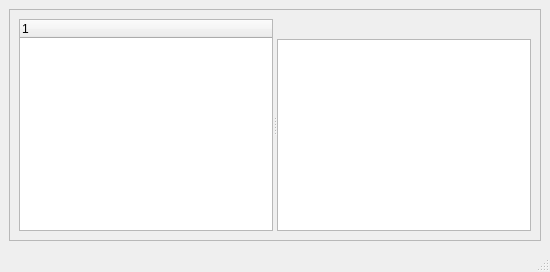
<?xml version="1.0" encoding="UTF-8"?>
<ui version="4.0">
 <class>ResultsWindow</class>
 <widget class="QMainWindow" name="ResultsWindow">
  <property name="geometry">
   <rect>
    <x>0</x>
    <y>0</y>
    <width>0</width>
    <height>0</height>
   </rect>
  </property>
  <property name="windowTitle">
   <string>Results / Analysis</string>
  </property>
  <widget class="QWidget" name="centralwidget">
   <layout class="QVBoxLayout" name="verticalLayout">
    <item>
     <widget class="QFrame" name="frame">
       <property name="frameShape">
        <enum>QFrame::StyledPanel</enum>
       </property>
       <property name="frameShadow">
        <enum>QFrame::Raised</enum>
       </property>
       <layout class="QHBoxLayout" name="horizontalLayout">
        <item>
         <widget class="QSplitter" name="results_nav_splitter">
          <property name="orientation">
           <enum>Qt::Horizontal</enum>
          </property>
          <widget class="QTreeWidget" name="nav_tree">
           <property name="accessibleName"><string>Results navigation</string></property>
           <property name="accessibleDescription"><string>Navigate between analysis result sections and plots.</string></property>
           <column>
            <property name="text">
             <string notr="true">1</string>
            </property>
           </column>
          </widget>
          <widget class="QWidget" name="results_body">
           <layout class="QVBoxLayout" name="results_body_layout">
            <property name="leftMargin"><number>0</number></property>
            <property name="topMargin"><number>0</number></property>
            <property name="rightMargin"><number>0</number></property>
            <property name="bottomMargin"><number>0</number></property>
            <item><widget class="QLabel" name="result_identity">
             <property name="accessibleName"><string>Result identity</string></property>
             <property name="wordWrap"><bool>true</bool></property>
             <property name="text"><string/></property>
            </widget></item>
            <item><widget class="QStackedWidget" name="content_stack">
           <property name="sizePolicy"><sizepolicy hsizetype="Expanding" vsizetype="Expanding"><horstretch>0</horstretch><verstretch>0</verstretch></sizepolicy></property>
           <widget class="QWidget" name="figure_page">
            <layout class="QVBoxLayout" name="figure_layout">
             <property name="margin"><number>0</number></property>
             <item><widget class="QGraphicsView" name="graphics_view">
           <property name="accessibleName"><string>Results content</string></property>
            <property name="accessibleDescription"><string>View analysis summaries, references, and generated plots.</string></property>
             </widget></item>
            </layout>
           </widget>
          </widget></item>
           </layout>
          </widget>
         </widget>
        </item>
       </layout>
     </widget>
    </item>
   </layout>
  </widget>
  <widget class="QMenuBar" name="menubar">
   <property name="geometry">
    <rect>
     <x>0</x>
     <y>0</y>
     <width>799</width>
     <height>22</height>
    </rect>
   </property>
  </widget>
  <widget class="QStatusBar" name="statusbar"/>
 </widget>
 <resources/>
 <connections/>
</ui>
